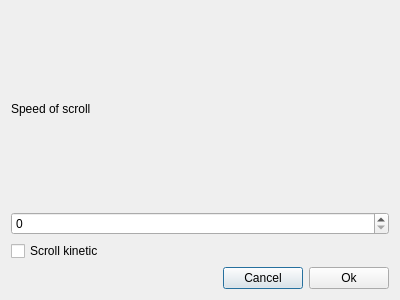
<?xml version="1.0" encoding="UTF-8"?>
<ui version="4.0">
 <class>ui_scroll</class>
 <widget class="QDialog" name="ui_scroll">
  <property name="geometry">
   <rect>
    <x>0</x>
    <y>0</y>
    <width>400</width>
    <height>300</height>
   </rect>
  </property>
  <property name="windowTitle">
   <string>Dialog</string>
  </property>
  <layout class="QVBoxLayout" name="verticalLayout">
   <item>
    <widget class="QLabel" name="label">
     <property name="text">
      <string>Speed of scroll</string>
     </property>
    </widget>
   </item>
   <item>
    <widget class="QSpinBox" name="spinBox"/>
   </item>
   <item>
    <widget class="QCheckBox" name="checkBox">
     <property name="text">
      <string>Scroll kinetic</string>
     </property>
    </widget>
   </item>
   <item>
    <layout class="QHBoxLayout" name="horizontalLayout">
     <item>
      <spacer name="horizontalSpacer">
       <property name="orientation">
        <enum>Qt::Horizontal</enum>
       </property>
       <property name="sizeHint" stdset="0">
        <size>
         <width>40</width>
         <height>20</height>
        </size>
       </property>
      </spacer>
     </item>
     <item>
      <widget class="QPushButton" name="pushButton_cancel">
       <property name="text">
        <string>Cancel</string>
       </property>
      </widget>
     </item>
     <item>
      <widget class="QPushButton" name="pushButton_ok">
       <property name="text">
        <string>Ok</string>
       </property>
      </widget>
     </item>
    </layout>
   </item>
  </layout>
 </widget>
 <resources/>
 <connections/>
</ui>
